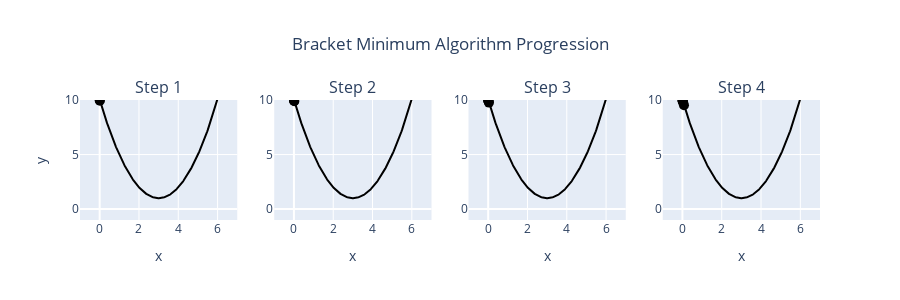

Notebook source saved alongside this figure:
### Code cell
fig = make_subplots(rows=1, cols=4, subplot_titles=[s['title'] for s in scenarios])

x_curve = np.linspace(-1, 7, 300)
y_curve = f(x_curve)

# For each scenario, show progressive steps
for idx, scenario in enumerate(scenarios):
    col = idx + 1
    
    # Plot the function curve
    fig.add_trace(
        go.Scatter(x=x_curve, y=y_curve, mode='lines', 
                   line=dict(color='black', width=2),
                   showlegend=False, name='f(x)'),
        row=1, col=col
    )
    
    # Run bracket_minimum and get intermediate points
    (a, c), points = bracket_minimum(f, **{k: v for k, v in scenario.items() if k != 'title'})
    
    # Show only first (idx+2) points to create progression effect
    num_points = min(idx + 2, len(points))
    points_to_show = points[:num_points]
    
    # Plot the evaluation points
    x_points = [p[0] for p in points_to_show]
    y_points = [p[1] for p in points_to_show]
    
    fig.add_trace(
        go.Scatter(x=x_points, y=y_points, mode='markers',
                   marker=dict(color='black', size=10),
                   showlegend=False, name='Evaluations'),
        row=1, col=col
    )
    
    # Add labels for final bracket (a and b/c)
    if num_points >= 2:
        # Find the final bracket points
        final_a = points_to_show[0][0] if num_points == 2 else points_to_show[-3][0]
        final_b = points_to_show[-1][0]
        
        # Determine labels based on order
        if final_a < final_b:
            label_left, label_right = 'a', 'b'
        else:
            label_left, label_right = 'b', 'a'
        
        # # Add annotations below x-axis
        # fig.add_annotation(
        #     x=final_a, y=-0.5, text=label_left,
        #     showarrow=False, font=dict(size=14, style='italic'),
        #     xref=f'x{col}', yref=f'y{col}',
        #     row=1, col=col
        # )
        # fig.add_annotation(
        #     x=final_b, y=-0.5, text=label_right,
        #     showarrow=False, font=dict(size=14, style='italic'),
        #     xref=f'x{col}', yref=f'y{col}',
        #     row=1, col=col
        # )
    
    # Update axes
    fig.update_xaxes(title_text='x', row=1, col=col, range=[-1, 7])
    fig.update_yaxes(title_text='y' if col == 1 else '', row=1, col=col, range=[-1, 10])

# Update layout
fig.update_layout(
    height=300,
    showlegend=False,
    title_text="Bracket Minimum Algorithm Progression",
    title_x=0.5
)

fig.show()

### Figure 1 — Plotly figure (JSON) as saved in the notebook; plotly's stock layout.template omitted (floating-point values rounded to 4 significant figures; data arrays with more than 128 entries replaced by an {"elided": "..."} marker saying what was removed)
{"data": [{"line": {"color": "black", "width": 2}, "mode": "lines", "name": "f(x)", "showlegend": false, "type": "scatter", "x": {"elided": "300 float values"}, "xaxis": "x", "y": {"elided": "300 float values"}, "yaxis": "y"}, {"marker": {"color": "black", "size": 10}, "mode": "markers", "name": "Evaluations", "showlegend": false, "type": "scatter", "x": [0, 0.01], "xaxis": "x", "y": [10, 9.94], "yaxis": "y"}, {"line": {"color": "black", "width": 2}, "mode": "lines", "name": "f(x)", "showlegend": false, "type": "scatter", "x": {"elided": "300 float values"}, "xaxis": "x2", "y": {"elided": "300 float values"}, "yaxis": "y2"}, {"marker": {"color": "black", "size": 10}, "mode": "markers", "name": "Evaluations", "showlegend": false, "type": "scatter", "x": [0, 0.01, 0.02], "xaxis": "x2", "y": [10, 9.94, 9.88], "yaxis": "y2"}, {"line": {"color": "black", "width": 2}, "mode": "lines", "name": "f(x)", "showlegend": false, "type": "scatter", "x": {"elided": "300 float values"}, "xaxis": "x3", "y": {"elided": "300 float values"}, "yaxis": "y3"}, {"marker": {"color": "black", "size": 10}, "mode": "markers", "name": "Evaluations", "showlegend": false, "type": "scatter", "x": [0, 0.01, 0.02, 0.04], "xaxis": "x3", "y": [10, 9.94, 9.88, 9.762], "yaxis": "y3"}, {"line": {"color": "black", "width": 2}, "mode": "lines", "name": "f(x)", "showlegend": false, "type": "scatter", "x": {"elided": "300 float values"}, "xaxis": "x4", "y": {"elided": "300 float values"}, "yaxis": "y4"}, {"marker": {"color": "black", "size": 10}, "mode": "markers", "name": "Evaluations", "showlegend": false, "type": "scatter", "x": [0, 0.01, 0.02, 0.04, 0.08], "xaxis": "x4", "y": [10, 9.94, 9.88, 9.762, 9.526], "yaxis": "y4"}], "layout": {"annotations": [{"font": {"size": 16}, "showarrow": false, "text": "Step 1", "x": 0.1062, "xanchor": "center", "xref": "paper", "y": 1, "yanchor": "bottom", "yref": "paper"}, {"font": {"size": 16}, "showarrow": false, "text": "Step 2", "x": 0.3688, "xanchor": "center", "xref": "paper", "y": 1, "yanchor": "bottom", "yref": "paper"}, {"font": {"size": 16}, "showarrow": false, "text": "Step 3", "x": 0.6313, "xanchor": "center", "xref": "paper", "y": 1, "yanchor": "bottom", "yref": "paper"}, {"font": {"size": 16}, "showarrow": false, "text": "Step 4", "x": 0.8938, "xanchor": "center", "xref": "paper", "y": 1, "yanchor": "bottom", "yref": "paper"}], "height": 300, "showlegend": false, "title": {"text": "Bracket Minimum Algorithm Progression", "x": 0.5}, "xaxis": {"anchor": "y", "domain": [0, 0.2125], "range": [-1, 7], "title": {"text": "x"}}, "xaxis2": {"anchor": "y2", "domain": [0.2625, 0.475], "range": [-1, 7], "title": {"text": "x"}}, "xaxis3": {"anchor": "y3", "domain": [0.525, 0.7375], "range": [-1, 7], "title": {"text": "x"}}, "xaxis4": {"anchor": "y4", "domain": [0.7875, 1], "range": [-1, 7], "title": {"text": "x"}}, "yaxis": {"anchor": "x", "domain": [0, 1], "range": [-1, 10], "title": {"text": "y"}}, "yaxis2": {"anchor": "x2", "domain": [0, 1], "range": [-1, 10], "title": {"text": ""}}, "yaxis3": {"anchor": "x3", "domain": [0, 1], "range": [-1, 10], "title": {"text": ""}}, "yaxis4": {"anchor": "x4", "domain": [0, 1], "range": [-1, 10], "title": {"text": ""}}}}
